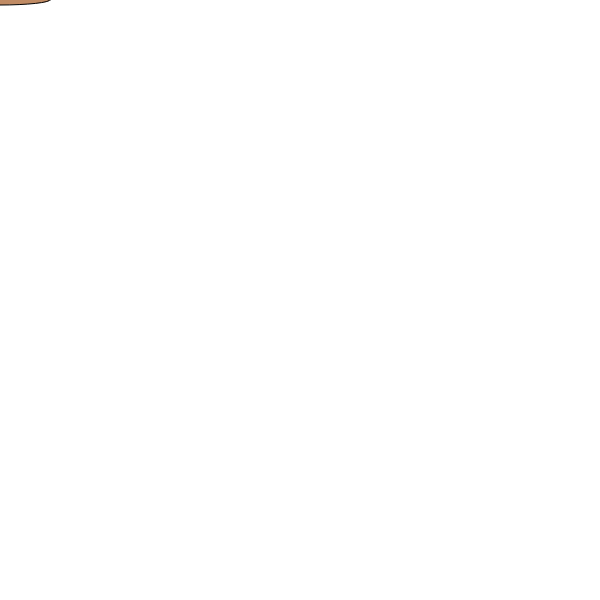
Frame 1 (no input)
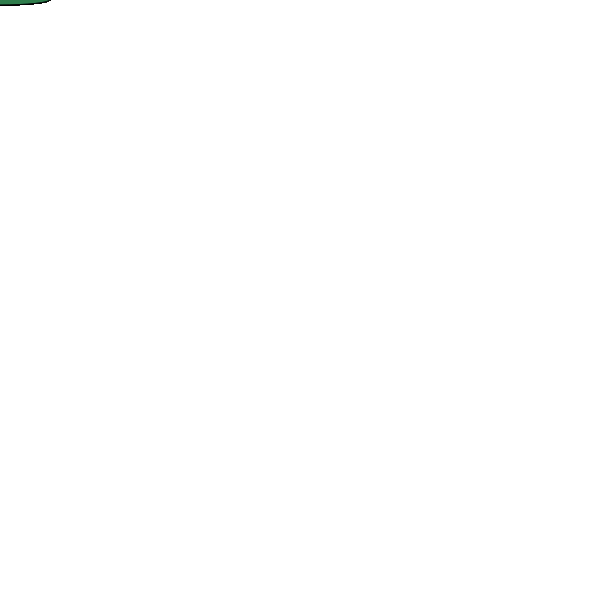
Frame 60 (no input)
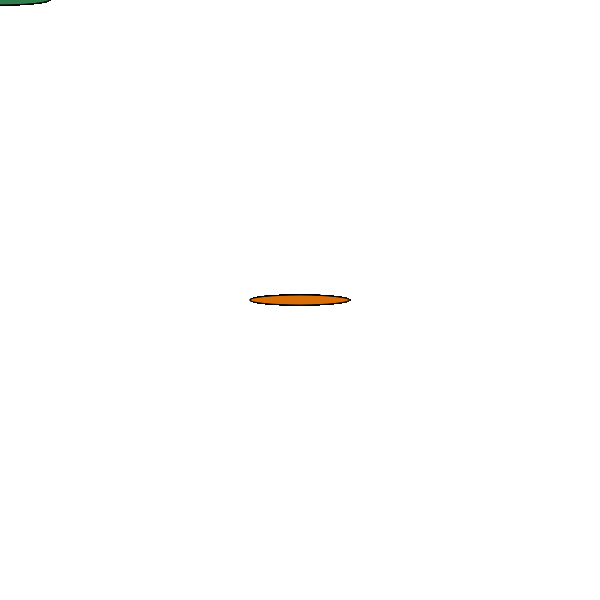
Frame 120 (the mouse pressed at the canvas centre since frame 60)

The p5.js sketch that drew these frames (run headless with seeded random() and noise() and a simulated clock; from frame 60 on, the mouse is pressed at the canvas centre):

// p5.js sketch
// ── sketch.js
var r;
var g;
var b;
var a;

function setup() {
  createCanvas(600, 600);
  strokeWeight(1);
  filter(BLUR);
}

function draw() {
  let a = 400;
  let b = 200;
  let c = 400;
  let d = 1;

  r = random(255); // r is a random number between 0 - 255
  g = random(100, 200); // g is a random number betwen 100 - 200
  b = random(100); // b is a random number between 0 - 100
  a = random(200, 255); // a is a random number between 200 - 255


  fill(r, g, b, a);
  ellipse(mouseX, mouseY, 100, 10);

 


}
